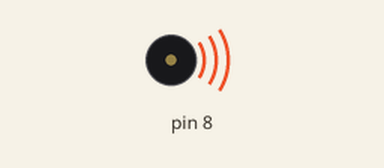
The sketch below on a simulated Arduino Uno, built with avr-gcc and run on an emulated ATmega328P. Shown: buzzer (waves = sounding).

Above: at 0.1 s.
At 2.4 s:
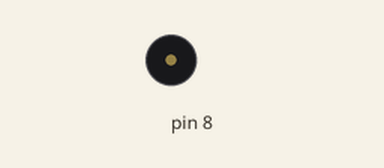
Timing chart, 0 to 3.9 s (numbered marks = the images above):
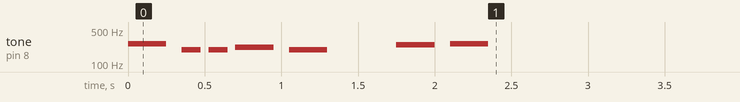

The sketch:

step2.ino
```cpp
int zikmu[] = {262,196,196,220,196,0,247,262};
int pouetDuree[] = {4,8,8,4,4,4,4,4 };

void setup() {
  for (int pouet = 0; pouet < 8; pouet++) {
    long duree = 1000/pouetDuree[pouet];
    tone(8, zikmu[pouet],duree);
    delay(duree * 1.4);
    noTone(8);
  }
}

void loop() {
}
```
